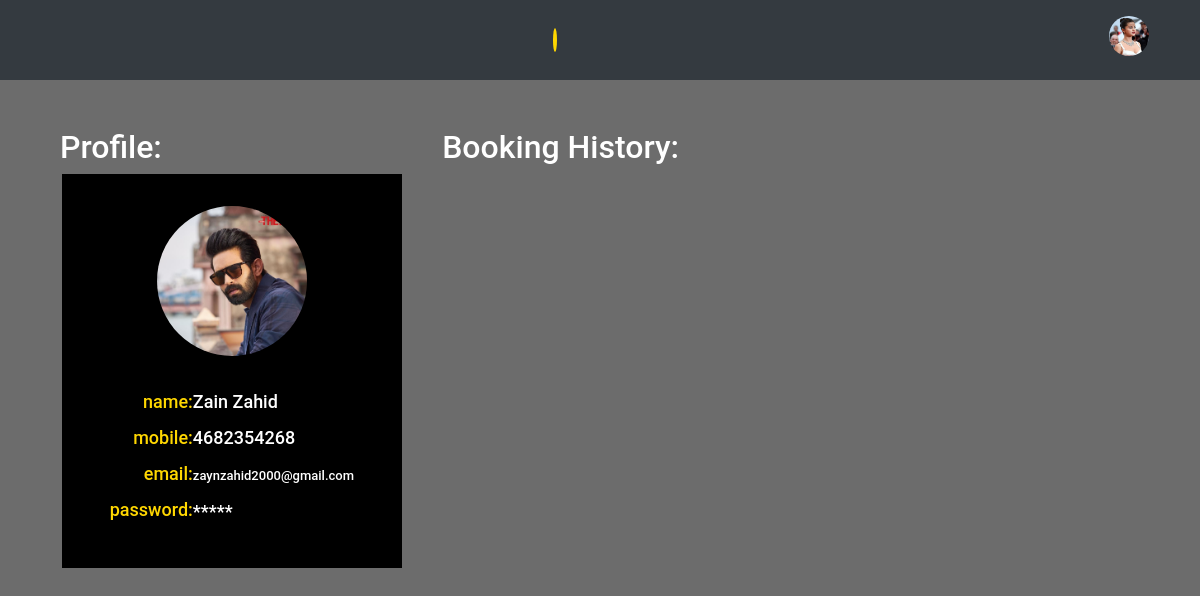
Page /account (signed in) on the earlier database version.
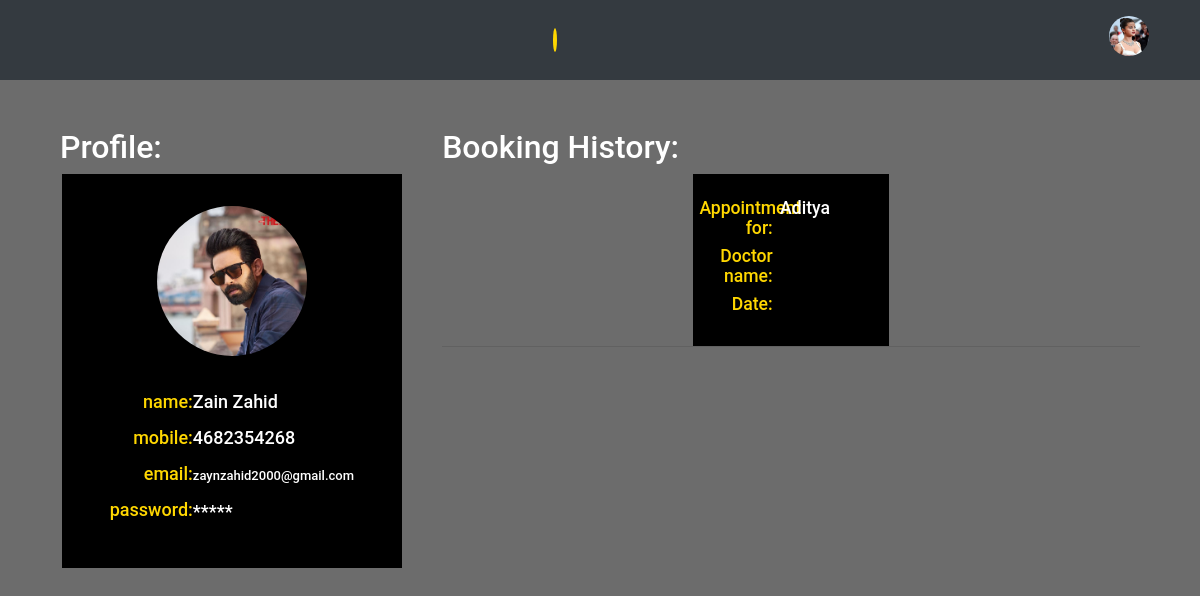
Same page on the later database version.
### customer/models.py (models this page shows, shortened)
class Appointment(models.Model):
    Customer = models.ForeignKey(User, on_delete=models.CASCADE,verbose_name='customer')
    Service = models.ForeignKey(ServiceDetailsDayTime, on_delete=models.CASCADE, verbose_name='service', blank=True, null=True)
    PatientName  = models.CharField(max_length=200, verbose_name='patient_name')
    Age = models.IntegerField(null=False, blank=False, verbose_name='age')
    Sex = models.CharField(max_length=10, choices=Gender_Choices, verbose_name='gender')
    phone = models.CharField(max_length=10)
    Status = models.CharField(max_length=10, choices=Status_Choices, verbose_name='status', default='P')
    Rank  = models.IntegerField(default=0 , verbose_name='rank')
    day = models.CharField(max_length=50)
    time  = models.CharField(max_length=10, default="Noon")
    class Meta:
        ordering = ['day']

### customer/views.py (the view)
# urls.py: path('account', account, name='account'),
@login_required(login_url='login')
def account(request):
    profile = User.objects.get(id=request.user.id)
    appointments = Appointment.objects.filter(Customer=request.user)
    return render(request, 'customer/account.html', {'profile': profile, 'appointments': appointments})

### templates/customer/account.html (shortened to what this page needs)
{% extends "base.html" %} {% load static %} {% block content %}
<div class="mx-auto flexRow mt-5 middlecontent">
    <div class="flexCol profile-col">
        <div class="profile heading"><h2>Profile: </h2></div>
        <div class="mx-auto profile-content flexCol">
            <div class="mx-auto mt-3 mb-3 profile-image">
                <img class="dp-pic img-fluid" src={{profile.profile_pic.url}} alt="" />
            </div><br>
            <div class="flexRow mx-auto profile-info">
                <div style="color:gold;text-align:right;" class="me-3 mb-3">
                    <p>name: </p>
                    <p>mobile: </p>
                    <p>email: </p>
                    <p>password: </p>
                </div>
                <div style="color: white;">
                    <p>{{request.user.get_full_name}}</p>
                    <p>{{profile.mobile}}</p>
                    <p><span style="font-size: small;">{{profile.email}}</span></p>
                    <p>*****</p>
                </div>
            </div>
        </div>
    </div>
    <div class="flexCol booking-col mb-0">
        <div class="booking heading"><h2>Booking History: </h2></div>
        {% for appointment in appointments %}
            <div class="flexRow mx-auto mb-0 booking-content">
                <div class="flexRow booking-con">
                    <div class="pe-3 py-0 query">
                        <p style="margin-bottom: 0.5rem;">Appointment for:</p>
                        <p style="margin-bottom: 0.5rem;">Doctor name:</p>
                        <p style="margin-bottom: 0.5rem;">Date:</p>
                    </div>
                    <div  class="py-0 mx-auto info">
                        <p style="margin-bottom: 0.5rem;">{{ appointment.PatientName }}</p>
                    </div>
                </div>
                <div class="flexCol shop-image">
                    <div style="width: 50%;height:50%;" class="mx-auto">
                    </div>
                </div>
            </div><hr class="m-0 p-0" >
        {% endfor %}
    </div>
</div>
{% endblock content %}

Differences in the rows shown:
added Appointment: PatientName "Aditya"
